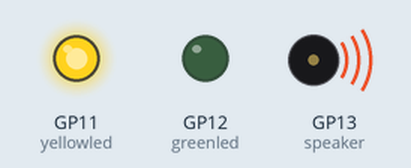
Recording of a program running on a simulated Raspberry Pi Pico running MicroPython. Shown: output pins drawn as LEDs (lit = HIGH), buzzer (waves = sounding). At 13.2 s the program stops and its outputs stay as they are.

Above: at 0.1 s.
At 1.1 s:
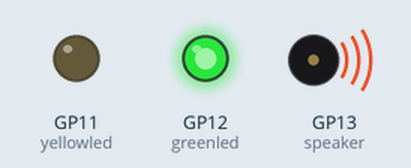
At 2.6 s:
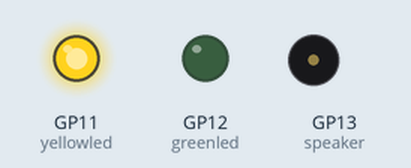
At 6.1 s:
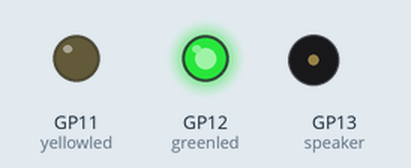
At 13.2 s:
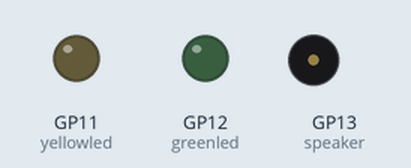
Timing chart, 0 to 14.7 s (numbered marks = the images above):
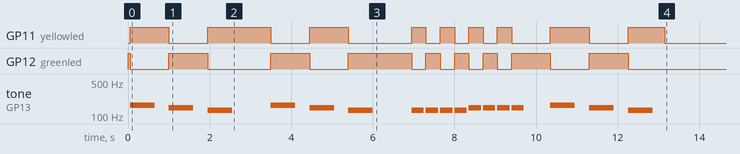

The program:

music_test.py
```python
from machine import PWM, Pin
from time import sleep


# https://youtu.be/k2thJQxO17w

MusicNotes = {"B0": 31, "C1": 33,"CS1": 35,"D1": 37,"DS1": 39,"E1": 41,"F1": 44,"FS1": 46,"G1": 49,"GS1": 52,"A1": 55,"AS1": 58,"B1": 62,
"C2": 65,"CS2": 69,"D2": 73,"DS2": 78,"E2": 82,"F2": 87,"FS2": 93,"G2": 98,"GS2": 104,"A2": 110,"AS2": 117,"B2": 123,"C3": 131,"CS3": 139,
"D3": 147,"DS3": 156,"E3": 165,"F3": 175,"FS3": 185,"G3": 196,"GS3": 208,"A3": 220,"AS3": 233,"B3": 247,"C4": 262,"CS4": 277,"D4": 294,
"DS4": 311,"E4": 330,"F4": 349,"FS4": 370,"G4": 392,"GS4": 415,"A4": 440,"AS4": 466,"B4": 494,"C5": 523,"CS5": 554,"D5": 587,"DS5": 622,
"E5": 659,"F5": 698,"FS5": 740,"G5": 784,"GS5": 831,"A5": 880,"AS5": 932,"B5": 988,"C6": 1047,"CS6": 1109,"D6": 1175,"DS6": 1245,"E6": 1324,
"F6": 1397,"FS6": 1480,"G6": 1568,"GS6": 1661,"A6": 1760,"AS6": 1865,"B6": 1976,"C7": 2093,"CS7": 2217,"D7": 2349,"DS7": 2489,"E7": 2637,
"F7": 2794,"FS7": 2960,"G7": 3136,"GS7": 3322,"A7": 3520,"AS7": 3729,"B7": 3951,"C8": 4186,"CS8": 4435,"D8": 4699,"DS8": 4978}

mario = ["E7", "E7", "0", "E7", "0", "C7", "E7", "0", "G7", "0", "0", "0", "G6", "0", "0", "0", "C7", "0", "0", "G6", "0", "0", "E6",
         "0", "0", "A6", "0", "B6", "0", "AS6", "A6", "0", "G6", "E7", "0", "G7", "A7", "0", "F7", "G7", "0", "E7", "0","C7", "D7",
        "B6", "0", "0", "C7", "0", "0", "G6", "0", "0", "E6", "0", "0", "A6", "0", "B6", "0", "AS6", "A6", "0", "G6", "E7", "0", "G7",
        "A7", "0", "F7", "G7", "0", "E7", "0","C7", "D7", "B6", "0", "0"]

hotcrossedbuns = ["E3", "0", "D3", "0", "C3", "0", "S", "E3", "0", "D3", "0", "C3", "0", "S", "C3", "C3", "C3", "C3", "D3", "D3", "D3", "D3", "S", "E3", "0", "D3", "0", "C3", "0"]

barka = ["E4", "0", "0", "E4", "0", "0", "D4", "0", "0", "E4", "F4", "E4", "D4", "C4", "0", "0", "C4", "0", "0",
         "D4", "0", "E4", "0", "F4", "F4", "F4", "F4", "F4", "F4"]

drunkensailor = ["D6", "0", "D6", "D6", "D6", "0", "D6", "D6", "D6", "0", "G5", "0", "B5", "0", "D6", "0",
                 "C6", "0", "C6", "C6", "C6", "0", "C6", "C6", "C6", "0", "F5", "0", "A5", "0", "C6", "0",
                 "D6", "0", "D6", "D6", "D6", "0", "D6", "D6", "D6", "0", "E6", "0", "F6", "0", "G6", "0",
                 "F6", "0", "D6", "0", "C6", "0", "A5", "0", "G5", "0", "0", "G5", "0", "0"]

speaker = PWM(Pin(13)) # plus buzzera piezoelektrycznego na pin 13
greenled = Pin(12, Pin.OUT) # wyjscie na diode zielona na pinie 12
yellowled = Pin(11, Pin.OUT) # wyjscie na diode zolta na pinie 11


def playnote(Note, Duration):
    if Note == "0":
        sleep(Duration)
    if Note == "S": # S == silence
        speaker.duty_u16(0) # wylaczenie glosnika
        sleep(Duration)
    if Note not in list(MusicNotes.keys()):
        speaker.duty_u16(0)
        sleep(Duration)
    elif Note != "0":
        speaker.duty_u16(0)
        sleep(0.05)
        greenled.toggle()
        yellowled.toggle()
        speaker.duty_u16(10000) # wlaczenie glosnika
        speaker.freq(MusicNotes[Note]) # glosnik gra jakas nute
        sleep(Duration)

greenled.high()
yellowled.low()

time_of_note = 0.075


for note in hotcrossedbuns:
    playnote(note, 0.3)


speaker.duty_u16(0) # wylaczenie glosnika
greenled.low()
yellowled.low()
```

Measured:
- by itself, GP11 (yellowled): LOW → HIGH at 0.05 s, → LOW 0.95 s later, → HIGH 0.95 s later, → LOW 1.6 s later, … (18 changes in this stretch)
- by itself, tone on GP13 (speaker): plays 165 Hz for 0.60 s, 147 Hz for 0.60 s, 131 Hz for 0.60 s, 165 Hz for 0.60 s, 147 Hz for 0.60 s, 131 Hz for 0.60 s … (17 notes in this stretch)
